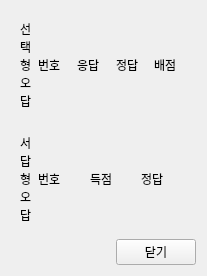
<?xml version="1.0" encoding="UTF-8"?>
<ui version="4.0">
 <class>Form</class>
 <widget class="QWidget" name="Form">
  <property name="geometry">
   <rect>
    <x>0</x>
    <y>0</y>
    <width>207</width>
    <height>274</height>
   </rect>
  </property>
  <property name="windowTitle">
   <string>Form</string>
  </property>
  <layout class="QGridLayout" name="gridLayout_3">
   <item row="2" column="2">
    <widget class="QPushButton" name="pushButton">
     <property name="sizePolicy">
      <sizepolicy hsizetype="Fixed" vsizetype="Fixed">
       <horstretch>0</horstretch>
       <verstretch>0</verstretch>
      </sizepolicy>
     </property>
     <property name="text">
      <string>닫기</string>
     </property>
    </widget>
   </item>
   <item row="1" column="1" colspan="2">
    <widget class="QWidget" name="widget_2" native="true">
     <layout class="QGridLayout" name="gridLayout">
      <item row="0" column="2">
       <widget class="QLabel" name="label_7">
        <property name="text">
         <string>득점</string>
        </property>
       </widget>
      </item>
      <item row="0" column="1">
       <widget class="QLabel" name="label_8">
        <property name="text">
         <string>번호</string>
        </property>
       </widget>
      </item>
      <item row="0" column="3">
       <widget class="QLabel" name="label_9">
        <property name="text">
         <string>정답</string>
        </property>
       </widget>
      </item>
      <item row="0" column="0">
       <widget class="QLabel" name="label_2">
        <property name="sizePolicy">
         <sizepolicy hsizetype="Fixed" vsizetype="Fixed">
          <horstretch>0</horstretch>
          <verstretch>0</verstretch>
         </sizepolicy>
        </property>
        <property name="text">
         <string>서
답
형
오
답</string>
        </property>
       </widget>
      </item>
     </layout>
    </widget>
   </item>
   <item row="0" column="1" colspan="2">
    <widget class="QWidget" name="widget" native="true">
     <layout class="QGridLayout" name="gridLayout_2">
      <item row="0" column="1">
       <widget class="QLabel" name="label_3">
        <property name="text">
         <string>번호</string>
        </property>
       </widget>
      </item>
      <item row="0" column="2">
       <widget class="QLabel" name="label_4">
        <property name="text">
         <string>응답</string>
        </property>
       </widget>
      </item>
      <item row="0" column="3">
       <widget class="QLabel" name="label_5">
        <property name="text">
         <string>정답</string>
        </property>
       </widget>
      </item>
      <item row="0" column="4">
       <widget class="QLabel" name="label_6">
        <property name="text">
         <string>배점</string>
        </property>
       </widget>
      </item>
      <item row="0" column="0">
       <widget class="QLabel" name="label">
        <property name="sizePolicy">
         <sizepolicy hsizetype="Fixed" vsizetype="Fixed">
          <horstretch>0</horstretch>
          <verstretch>0</verstretch>
         </sizepolicy>
        </property>
        <property name="text">
         <string>선
택
형
오
답</string>
        </property>
       </widget>
      </item>
     </layout>
    </widget>
   </item>
  </layout>
 </widget>
 <resources/>
 <connections/>
</ui>
